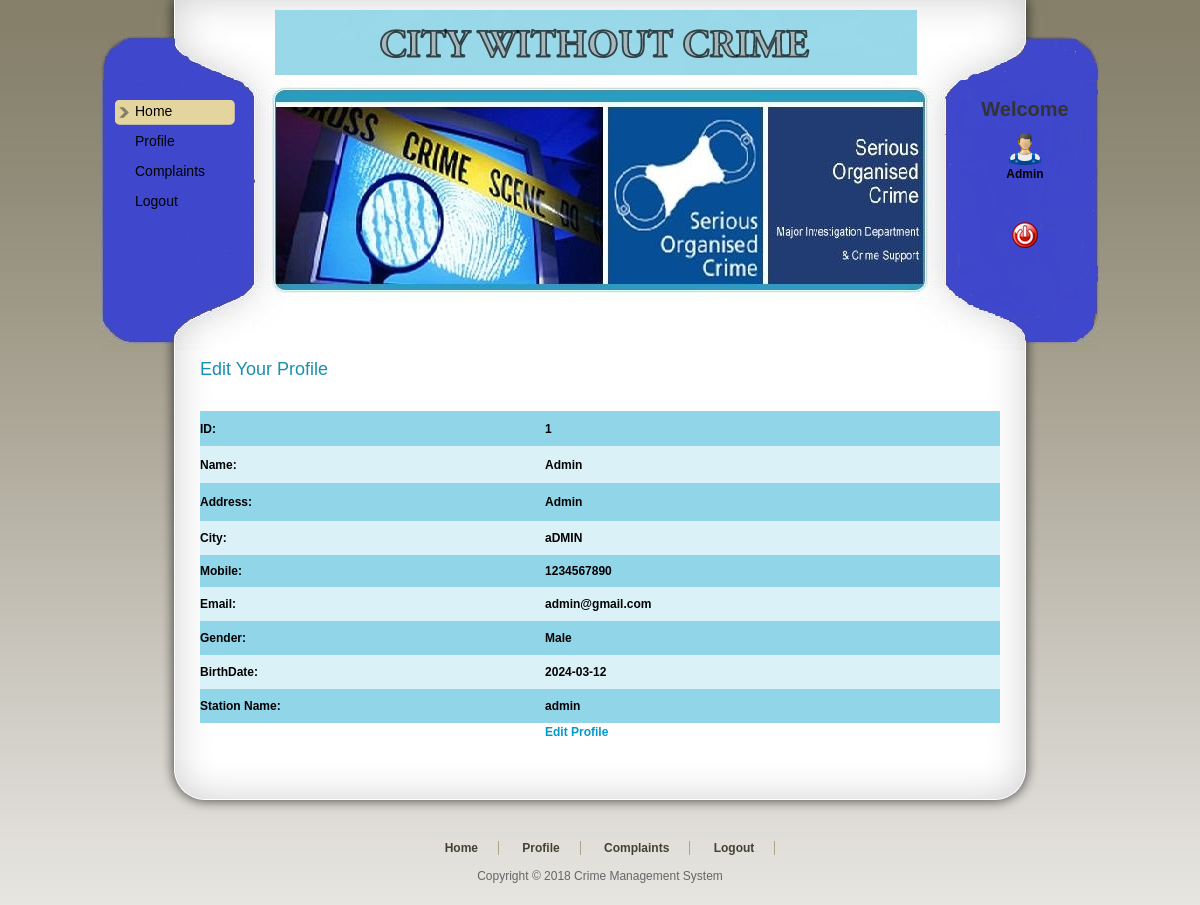
The app's page /RegUser/Profile.php (signed in) with its own data.
### tables this page shows
CREATE TABLE `user_tbl` (
  `User_Id` int(11) NOT NULL,
  `Name` varchar(20) NOT NULL,
  `Address` varchar(100) NOT NULL,
  `City` varchar(20) NOT NULL,
  `Mobile` int(11) NOT NULL,
  `Email` varchar(20) NOT NULL,
  `Gender` varchar(10) NOT NULL,
  `BirthDate` date NOT NULL,
  `UserName` varchar(20) NOT NULL,
  `Password` varchar(20) NOT NULL,
  `Station_Name` varchar(20) NOT NULL,
  `VerificationProof` varchar(100) NOT NULL
);

### RegUser/Profile.php (the view, shortened to what this page needs)
<!DOCTYPE html PUBLIC "-//W3C//DTD XHTML 1.0 Transitional//EN" "http://www.w3.org/TR/xhtml1/DTD/xhtml1-transitional.dtd">
<html xmlns="http://www.w3.org/1999/xhtml">
    <head>
        <link href="templatemo_style.css" rel="stylesheet" type="text/css" />
    </head>
    <body>
        <div id="templatemo_wrapper">
<?php
include "Header.php"
?>
            <div id="templatemo_content">
                <div class="section_w800">
                    <h2>Edit Your Profile</h2>
                    <p>&nbsp;</p>
<?php
$con = mysqli_connect("localhost", "root");
mysqli_select_db($con,"cms");
$sql = "select * from user_tbl where User_Id='" . $_SESSION['ID'] . "' ";
$result = mysqli_query($con,$sql);
while ($row = mysqli_fetch_array($result)) {
    $Id = $row['User_Id'];
    $Name = $row['Name'];
    $Address = $row['Address'];
    $City = $row['City'];
    $Email = $row['Email'];
    $Mobile = $row['Mobile'];
    $Gender = $row['Gender'];
    $Birthdate = $row['BirthDate'];
    $Station_Name = $row['Station_Name'];
}
?>
                    <table width="100%" height="246" border="0" cellpadding="0" cellspacing="0">
                        <tr>
                            <td height="35" bgcolor="#91D5E8"><span class="style1 style5"><strong>ID:</strong></span></td>
                            <td bgcolor="#91D5E8"><span class="style1 style5"><strong><?php echo $Id; ?></strong></span></td>
                        </tr>
                        <tr>
                            <td height="37" bgcolor="#DAF1F8"><span class="style1 style5"><strong>Name:</strong></span></td>
                            <td bgcolor="#DAF1F8"><span class="style1 style5"><strong><?php echo $Name; ?></strong></span></td>
                        </tr>
                        <tr>
                            <td height="38" bgcolor="#91D5E8"><span class="style1 style5"><strong>Address:</strong></span></td>
                            <td bgcolor="#91D5E8"><span class="style1 style5"><strong><?php echo $Address; ?></strong></span></td>
                        </tr>
                        <tr>
                            <td height="34" bgcolor="#DAF1F8"><span class="style1 style5"><strong>City:</strong></span></td>
                            <td bgcolor="#DAF1F8"><span class="style1 style5"><strong><?php echo $City; ?></strong></span></td>
                        </tr>
                        <tr>
                            <td height="32" bgcolor="#91D5E8"><span class="style1 style5"><strong>Mobile:</strong></span></td>
                            <td bgcolor="#91D5E8"><span class="style1 style5"><strong><?php echo $Mobile; ?></strong></span></td>
                        </tr>
                        <tr>
                            <td height="34" bgcolor="#DAF1F8"><span class="style1 style5"><strong>Email:</strong></span></td>
                            <td bgcolor="#DAF1F8"><span class="style1 style5"><strong><?php echo $Email; ?></strong></span></td>
                        </tr>
                        <tr>
                            <td height="34" bgcolor="#91D5E8"><span class="style1 style5"><strong>Gender:</strong></span></td>
                            <td bgcolor="#91D5E8"><span class="style1 style5"><strong><?php echo $Gender; ?></strong></span></td>
                        </tr>
                        <tr>
                            <td height="34" bgcolor="#DAF1F8"><span class="style1 style5"><strong>BirthDate:</strong></span></td>
                            <td bgcolor="#DAF1F8"><span class="style1 style5"><strong><?php echo $Birthdate; ?></strong></span></td>
                        </tr>
                        <tr>
                            <td height="34" bgcolor="#91D5E8"><span class="style1 style5"><strong>Station Name:</strong></span></td>
                            <td bgcolor="#91D5E8"><span class="style1 style5"><strong><?php echo $Station_Name; ?></strong></span></td>
                        </tr>
                        <tr>
                            <td>&nbsp;</td>
                            <td><a href="EditProfile.php?Id=<?php echo $Id; ?>"><strong>Edit Profile</strong></a></td>
                        </tr>
                        <tr>
                            <td>&nbsp;</td>
                            <td>&nbsp;</td>
                        </tr>
                    </table>
                </div>
            </div>
                    <?php
                    include "Footer.php";
                    ?>
        </div>
    </body>
</html>

### RegUser/templatemo_style.css (style rules this page uses)
body { margin: 0; padding: 0; line-height: 1.5em; font-family: Arial, Helvetica, sans-serif; font-size: 12px; color: #666; background: #666 url(images/templatemo_body.jpg) repeat-x top; }
a:link, a:visited { color: #0099CC; text-decoration: none; font-weight: normal; }
p { margin: 0px; padding: 0px; }
h2 { margin: 0 0 5px 0; padding: 10px 0; font-size: 24px; font-weight: normal; color: #1b8fb2; }
#templatemo_wrapper { width: 1000px; margin: 0 auto; }
#templatemo_content { clear: both; width: 800px; padding: 0 100px; background: url(images/templatemo_content_middle.png) repeat-y center; }
#templatemo_content h2 { font-size: 18px; }
.section_w800 { clear: both; width: 800px; }

### records on screen
user_tbl: User_Id "1", Name "Admin", Address "Admin", City "aDMIN", Mobile "1234567890", Email "admin@gmail.com", Gender "Male", BirthDate "2024-03-12", Station_Name "admin"

### other values on screen
$_SESSION['Name'] "Admin"
